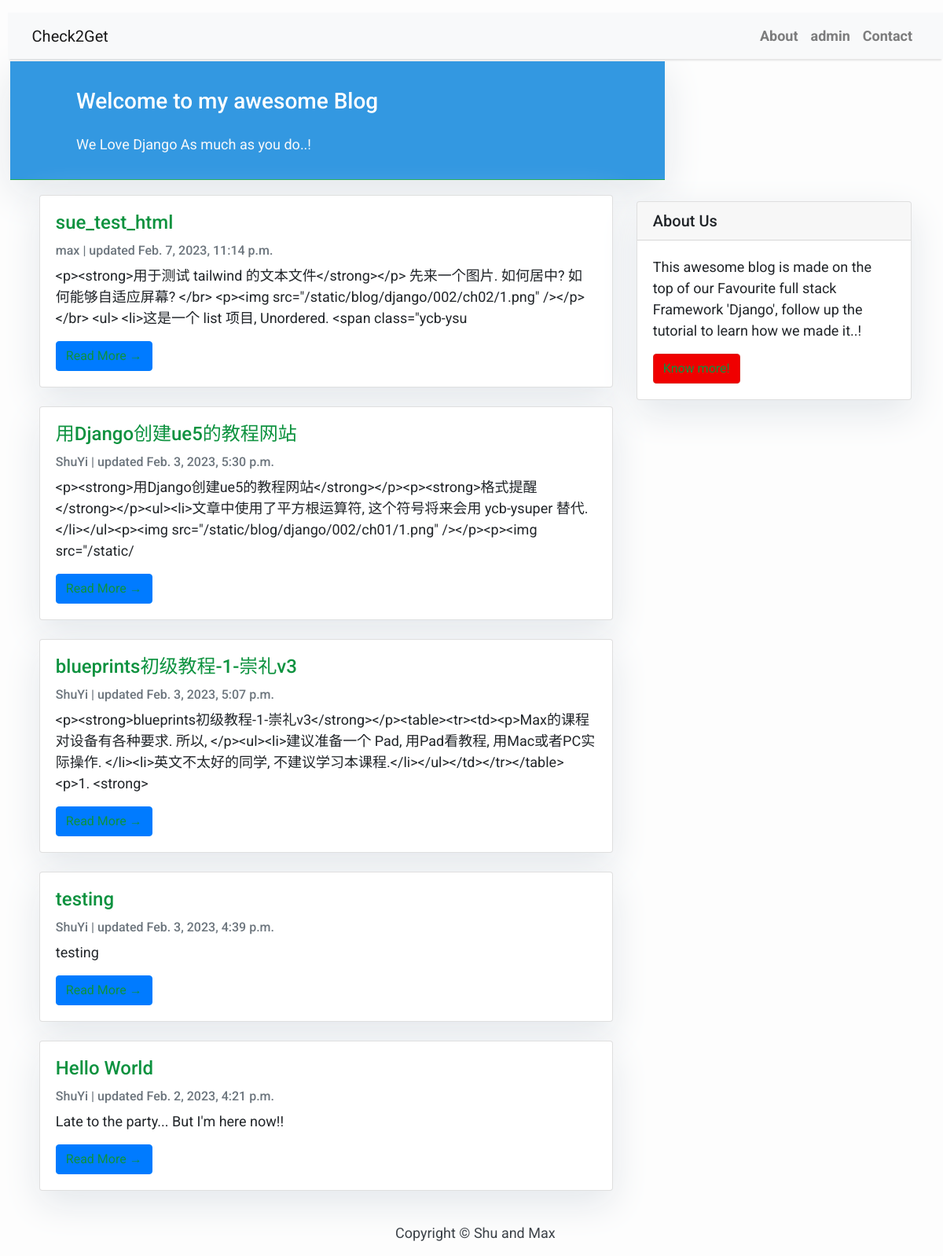
Before: / with the older database file.
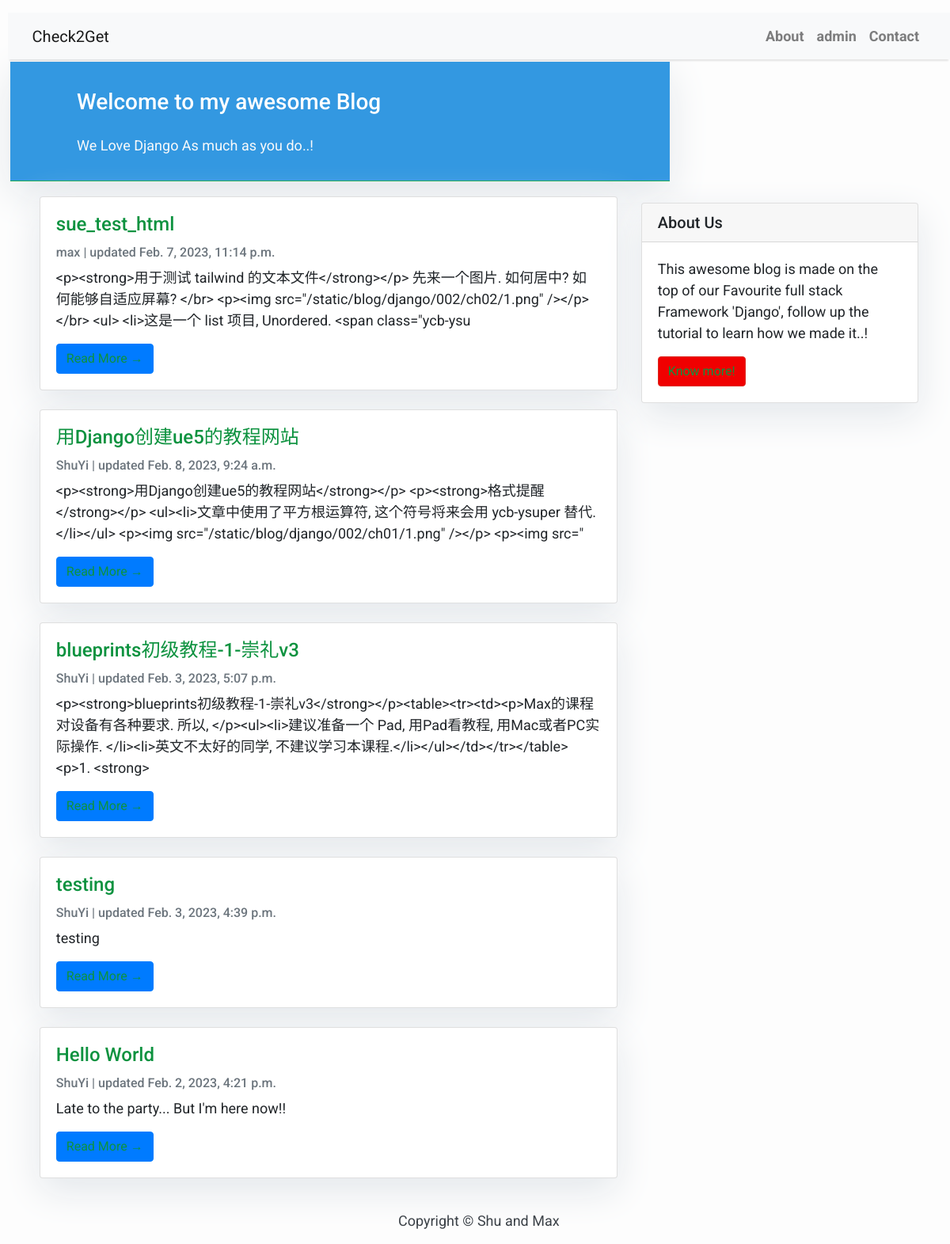
After: the same page with the newer database file.
### blog/models.py (models this page shows, shortened)
class Post(models.Model):
    title = models.CharField(max_length=200)
    section = models.CharField(max_length=200)
    project = models.CharField(max_length=200)
    chapter = models.CharField(max_length=200)
    level = models.CharField(max_length=200)
    slug = models.SlugField(max_length=200)
    author = models.ForeignKey(User, on_delete=models.CASCADE, related_name='blog_posts')
    updated_on = models.DateTimeField(auto_now=True)
    content = models.TextField()
    created_on = models.DateTimeField(auto_now_add=True)
    status = models.IntegerField(choices=STATUS, default=0)
    class Meta:
        ordering = ['-title']

### blog/views.py (the view)
# urls.py: path('', views.PostList.as_view(), name='home'),  # url: 192.168.0.244:8000
class PostList(generic.ListView):
    model = Post
    queryset = Post.objects.filter(status=1).order_by('-created_on')
    template_name = 'index.html'

### templates/index.html (shortened to what this page needs)
{% extends "base.html" %}
{% block content %}
<header class="masthead">
    <div class="container">
        <div class="row">
            <div class=" col-md-8 col-md-10 mx-auto">
                <div class="site-heading">
                    <h3 class=" site-heading my-4 mt-3 text-white"> Welcome to my awesome Blog </h3>
                    <p class="text-light">We Love Django As much as you do..! &nbsp
                    </p>
                </div>
            </div>
        </div>
    </div>
</header>
<div class="container">
    <div class="row">
        <div class="col-md-8 mt-3 left">
            {% for post in post_list %}
            <div class="card mb-4">
                <div class="card-body">
                    <h2 class="card-title">{{ post.title }}</h2>
                    <p class="card-text text-muted h6">{{ post.author }} | updated {{ post.updated_on}} </p>
                    <p class="card-text">{{post.content|slice:":200" }}</p>
                    <a href="{% url 'post_detail' post.slug  %}" class="btn btn-primary">Read More &rarr;</a>
                </div>
            </div>
            {% endfor %}
        </div>
        {% block sidebar %} {% include 'sidebar.html' %} {% endblock sidebar %}
    </div>
</div>
{%endblock%}

Changed rows visible on the page:
changed Post "用Django创建ue5的教程网站": updated_on "Feb. 3, 2023, 5:30 p.m." → "Feb. 8, 2023, 9:24 a.m."; content "<p><strong>用Django创建ue5的教程网站</strong></p><p><strong>格式提醒</strong></p><ul><li>文章中使用了平方根运算符, 这个符号将来会用 ycb-ysuper 替代.</li></ul><p><img src=\"/static/blog/django/002/ch01/1.png\" /></p><p><img src=\"/static/" → "<p><strong>用Django创建ue5的教程网站</strong></p> <p><strong>格式提醒</strong></p> <ul><li>文章中使用了平方根运算符, 这个符号将来会用 ycb-ysuper 替代.</li></ul> <p><img src=\"/static/blog/django/002/ch01/1.png\" /></p> <p><img src=\""
